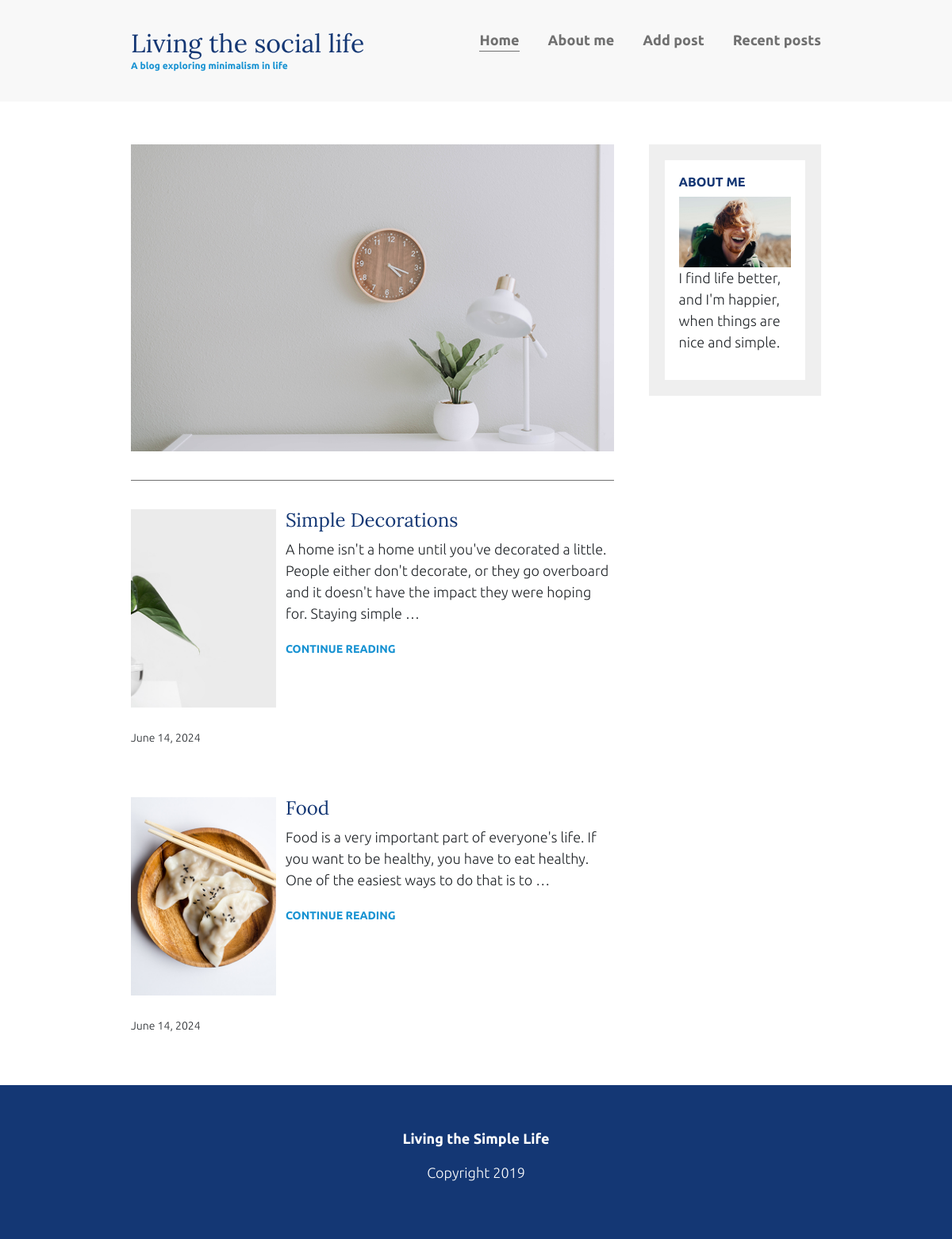
The page / on the database its author committed.
### blogapp/models.py (models this page shows)
class AddPost(models.Model):
    title = models.CharField(max_length=225)
    description = models.TextField()
    image = models.ImageField(upload_to='img/')
    created_at = models.DateTimeField(auto_now_add=True)

### blogapp/views.py (the view)
# urls.py: path('', views.index, name='index'),
def index(request):
    posts = AddPost.objects.all()
    return render(request, 'index.html', {'posts': posts})

### templates/index.html
{% extends "base.html" %}
{% load static %}
{% block content %}
<header>
    <div class="container container-flex">
        <div class="site-title">
            <h1>Living the social life</h1>
            <p class="subtitle">A blog exploring minimalism in life</p>
        </div>
        <nav>
            <ul>
                <li><a class="current-page" href="{% url 'index' %}">Home</a></li>
                <li><a href="{% url 'about-me' %}">About me</a></li>
                <li><a href="{% url 'add-post' %}">Add post</a></li>
                <li><a href="{% url 'recent-posts' %}">Recent posts</a></li>
            </ul>
        </nav>
    </div>
</header>
<div class="container container-flex">
    <main role="main">
        <article class="article-featured">
            <img src="{% static 'img/life.jpg' %}" alt="simple white desk on a white wall with a plant on the far right side" class="article-image">
        </article>
        {% for post in posts %}
        <article class="article-recent">
            <div class="article-recent-main">
                <h2 class="article-title">{{ post.title }}</h2>
                <p class="article-body">{{ post.description|truncatewords:30 }}</p>
                <a href="{% url 'reading' post.id %}" class="article-read-more">CONTINUE READING</a>
            </div>
            <div class="article-recent-secondary">
                <img src="{{ post.image.url }}" alt="image related to {{ post.title }}" class="article-image">
                <p class="article-info">{{ post.created_at|date:"F j, Y" }}</p>
            </div>
        </article>
        {% endfor %}
    </main>
    <aside class="sidebar">
        <div class="sidebar-widget">
            <h2 class="widget-title">ABOUT ME</h2>
            <img src="{% static 'img/about-me.jpg' %}" alt="john doe" class="widget-image">
            <p class="widget-body">I find life better, and I'm happier, when things are nice and simple.</p>
        </div>
    </aside>
</div>
<footer>
    <p><strong>Living the Simple Life</strong></p>
    <p>Copyright 2019</p>
</footer>
{% endblock %}

### templates/base.html (shortened to what this page needs)
{% load static %}
<!DOCTYPE html>
<html>
<head>
    <link rel="stylesheet" href="https://cdnjs.cloudflare.com/ajax/libs/normalize/8.0.1/normalize.css">
    <link rel="stylesheet" href="https://stackpath.bootstrapcdn.com/bootstrap/4.5.2/css/bootstrap.min.css">
    <link rel="stylesheet" href="{% static 'css/styles.css' %}">
</head>
<body>
    {% block content %}
    {% endblock %}
</body>
</html>

### static/css/styles.css (style rules this page uses)
body { margin: 0; font-family: 'Ubuntu', sans-serif; font-size: 1.125rem; font-weight: 300; }
img { max-width: 100%; display: block; }
h1, h2, h3 { font-family: 'Lora', serif; font-weight: 400; color: #143774; margin-top: 0; }
h1 { font-size: 2rem; margin: 0; }
a { color: #1792d2; }
strong { font-weight: 700; }
.subtitle { font-weight: 700; color: #1792d2; font-size: .75rem; margin: 0; }
.article-title { font-size: 1.5rem; }
.article-read-more, .article-info { font-size: .875rem; }
.article-read-more { color: #1792d2; text-decoration: none; font-weight: 700; }
.article-info { margin: 2em 0; }
.widget-title, .widget-recent-post-title { font-size: 1rem; }
.widget-title { font-family: 'Ubuntu', sans-serif; font-weight: 700; }
.container { width: 90%; max-width: 900px; margin: 0 auto; }
.container-flex { display: flex; flex-direction: column; justify-content: space-between; }
header { background: #f8f8f8; padding: 2em 0; text-align: center; margin-bottom: 3em; }
footer { background:#143774; color: white; text-align: center; padding: 3em 0; }
@media (min-width: 675px) { header { text-align: left; } }
@media (min-width: 675px) { .container-flex { flex-direction: row; } }
@media (min-width: 675px) { main { width: 70%; } }
@media (min-width: 675px) { aside { width: 25%; min-width: 200px; margin-left: 1em; } }
nav ul { list-style: none; padding: 0; display: flex; justify-content: center; }
nav li { margin-left: 2em; }
nav a { text-decoration: none; color: #707070; font-weight: 700; padding: .25em 0; }
.current-page { border-bottom: 1px solid #707070; }
.article-featured { border-bottom: #707070 1px solid; padding-bottom: 2em; margin-bottom: 2em; }
.article-recent { display: flex; flex-direction: column; margin-bottom: 2em; }
.article-recent-main { order: 2; }
.article-recent-secondary { order: 1; }
@media (min-width: 675px) { .article-recent { flex-direction: row; justify-content: space-between; } }
@media (min-width: 675px) { .article-recent-main { width: 68%; } }
@media (min-width: 675px) { .article-recent-secondary { width: 30%; } }
@media (min-width: 675px) { .article-featured { display: flex; flex-direction: column; } }
@media (min-width: 675px) { .article-image { order: -2; min-height: 250px; object-fit: cover; } }
@media (min-width: 675px) { .article-info { order: -1; } }
.sidebar-widget { border: 20px solid #efefef; margin-bottom: 2em; padding: 1em; }
.widget-image { order: -1; }

### rows shown on the page
AddPost: title "Simple Decorations", description "A home isn't a home until you've decorated a little. People either don't decorate, or they go overboard and it doesn't have the impact they were hoping for. Staying simple …", image (picture), created_at "June 14, 2024"
AddPost: title "Food", description "Food is a very important part of everyone's life. If you want to be healthy, you have to eat healthy. One of the easiest ways to do that is to …", image (picture), created_at "June 14, 2024"
